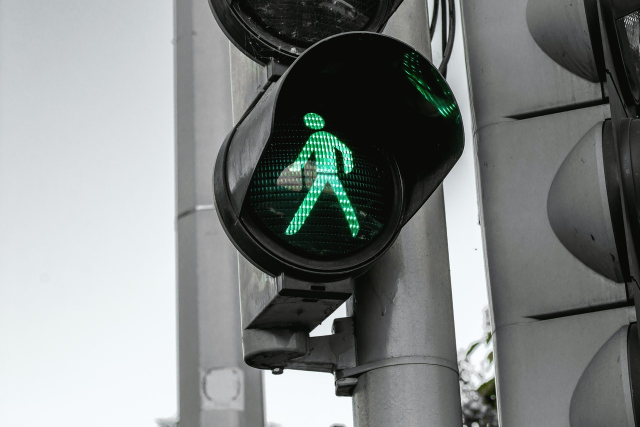
#> input picture images/green-walk-traffic-light.jpg, 1280 x 853 px (shown at 1/2 size)
$ python hsv_slider.py
#> lines starting #> are read from the running program, lines starting #| are printed output that depends on the picture
import cv2
import tkinter as tk
from tkinter import filedialog
import numpy as np
# Unccoment to use with screen captures
# from screen_funcs import get_screen, screencap, resize_image

ftypes = [
	("JPG", "*.jpg;*.JPG;*.JPEG"),
	("PNG", "*.png;*.PNG"),
	("GIF", "*.gif;*.GIF"),
	("All files", "*.*")
]

# default values
lower_hsv = np.array([0, 0, 0])
upper_hsv = np.array([179, 255, 255])

# Trackbar callback function
def nothing(x):
	update_hsvs()
	print(lower_hsv, upper_hsv)

# Get the current positions of all trackbars and update
# the global HSV values
def update_hsvs():
	global lower_hsv, upper_hsv

	# Update the global HSV values with the trackbar values
	lower_hsv = np.array([
		cv2.getTrackbarPos('Low H', 'Controls'),
		cv2.getTrackbarPos('Low S', 'Controls'),
		cv2.getTrackbarPos('Low V', 'Controls')
	], np.uint8)

	upper_hsv = np.array([
		cv2.getTrackbarPos('High H', 'Controls'),
		cv2.getTrackbarPos('High S', 'Controls'),
		cv2.getTrackbarPos('High V', 'Controls')
	], np.uint8)

LOAD_IMAGE_FROM_FILE = False
def main():
	image_src = None

	# Open dialog for reading the image file
	root = tk.Tk()
	root.withdraw() # hide the root window

	file_path = filedialog.askopenfilename(filetypes=ftypes)
#> the answer given: images/green-walk-traffic-light.jpg
	if not file_path:
		print("No file selected")
		return

	# Read the image
	image_src = cv2.imread(file_path)
#> image_src is the input picture: shape (853, 1280, 3); mean B, G, R 131.6, 132.4, 128.2


	# Unccoment to use with screen captures
	# image_src = screencap(0, 0, *get_screen())

	# Create a window named 'Controls' for trackbar
	cv2.namedWindow('Controls', 2)

	#cv2.resizeWindow('Controls', 550, 10)
	cv2.resizeWindow('Controls', 500, 300)

	# Create trackbars for lower HSV values
	cv2.createTrackbar('Low H', 'Controls', lower_hsv[0], 179, nothing)
	cv2.createTrackbar('Low S', 'Controls', lower_hsv[1], 255, nothing)
	cv2.createTrackbar('Low V', 'Controls', lower_hsv[2], 255, nothing)

	# Create trackbars for upper HSV values
	cv2.createTrackbar('High H', 'Controls', upper_hsv[0], 179, nothing)
	cv2.createTrackbar('High S', 'Controls', upper_hsv[1], 255, nothing)
	cv2.createTrackbar('High V', 'Controls', upper_hsv[2], 255, nothing)

	while True:
		# Create the hsv from the bgr image
		image_hsv = cv2.cvtColor(image_src, cv2.COLOR_BGR2HSV)
#> image_hsv: shape (853, 1280, 3); mean H, S, V 72.5, 21.7, 133.6
		image_mask = cv2.inRange(image_hsv, lower_hsv, upper_hsv)
#> image_mask: shape (853, 1280); every value is 255
		image_res = cv2.bitwise_and(image_src, image_src, mask=image_mask)

		# Show all the windows
		# cv2.imshow("BGR", image_src)
		# cv2.imshow("HSV", image_hsv)
		# cv2.imshow("Mask", image_mask)
		# add text to image

		# stack the mask, orginal frame and the filtered result
		stacked = np.hstack((
			image_src,
			cv2.cvtColor(image_mask, cv2.COLOR_GRAY2BGR),
			image_res
		))
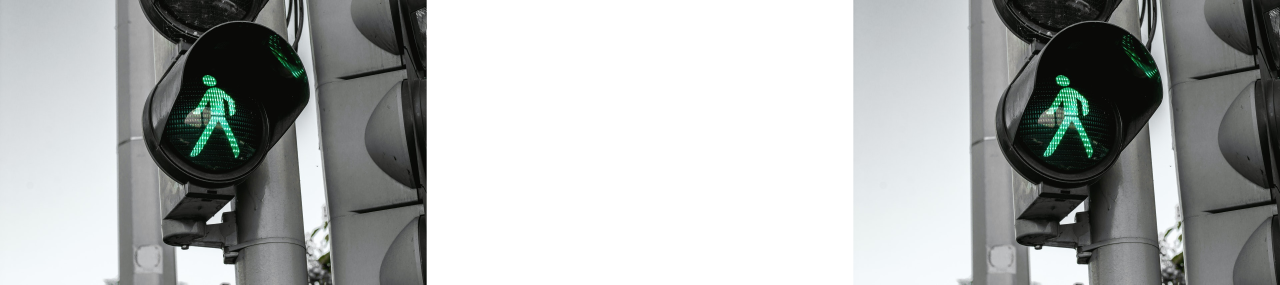
#> stacked: shape (853, 3840, 3) (shown at 1/3 size); mean B, G, R 172.7, 173.3, 170.5


		# Show this stacked frame at 40% of the size.
		# Uncomment below to resize the stacked images to 50% of the original size
		# cv2.imshow('Trackbars', cv2.resize(stacked, None, fx=0.5, fy=0.5))
		cv2.imshow('Trackbars', stacked)

		# If the user presses ESC then exit the program
		if cv2.waitKey(1) & 0xFF == ord('q'):
#> (key q is pressed here)
			break

if __name__== '__main__':
	main()
